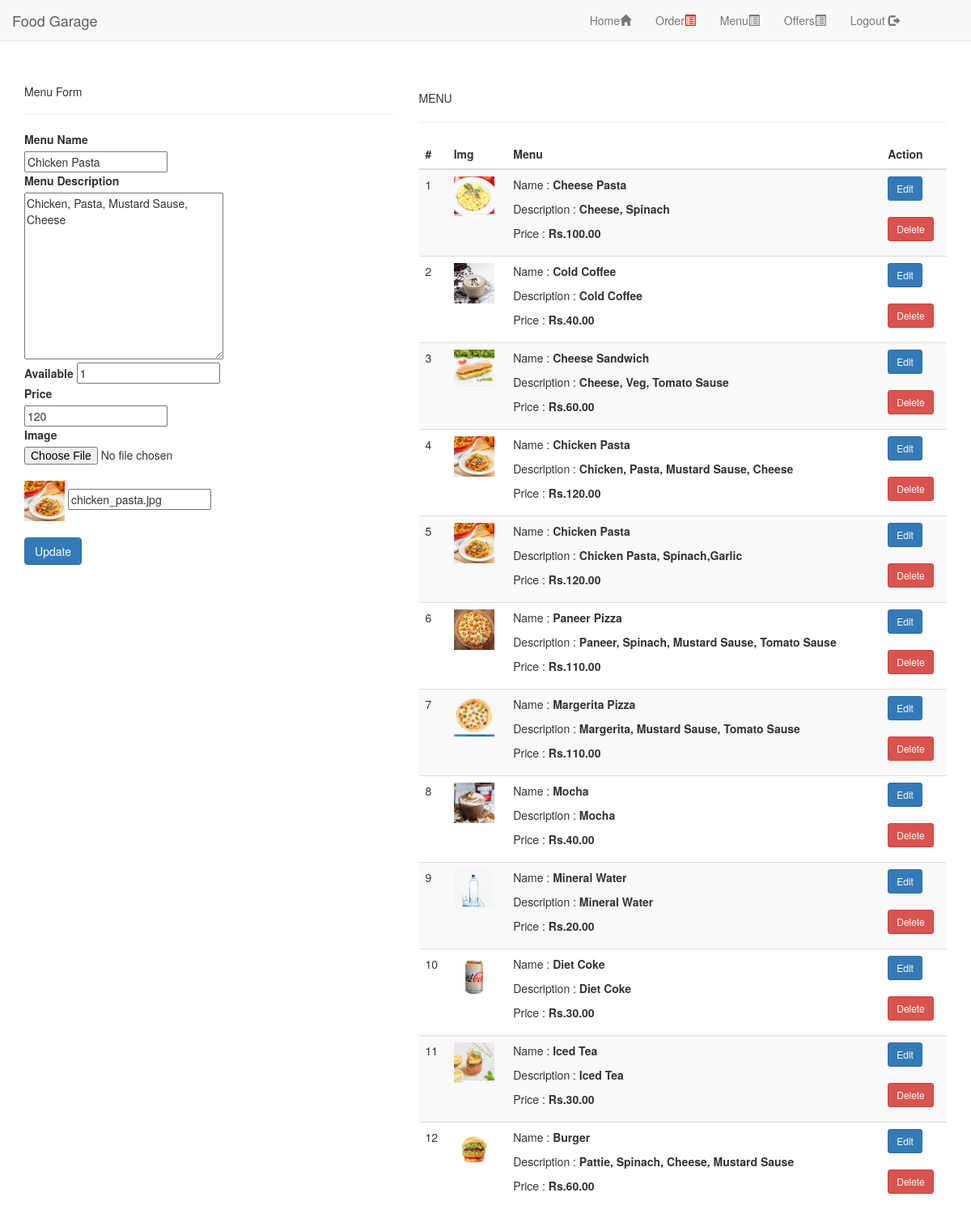
Screenshot of /admin/edit_menu.php?id=2 (signed in) with the database file from the repository.
### tables this page shows
CREATE TABLE `product_list` (
  `id` int(30) NOT NULL,
  `name` varchar(100) NOT NULL,
  `description` text NOT NULL,
  `price` float NOT NULL DEFAULT 0,
  `img_path` text NOT NULL,
  `status` tinyint(1) NOT NULL DEFAULT 1 COMMENT '1 Available'
);

### admin/edit_menu.php (the view, shortened to what this page needs)
<?php
 include('header.php');
include('db.php');
$id = $_GET["id"];
$name="";
$description="";
$price="";
$img_path="";
 $status="";
$res = mysqli_query($conn,"SELECT * FROM `product_list` where id=$id");
while ($row = mysqli_fetch_array($res)) {
    $name = $row["name"];
    $description = $row["description"];
    $price = $row["price"];
    $img_path = $row["img_path"];
     $status = $row["status"];
}
 ?>
<div class="container" style="padding-top:8%;">
<div class="row row-eq-height">
    <div class="col-lg-5 col-md-5 col-12">
        <div class="card">
        <h5 class="card-header">Menu Form</h5>
        <hr>
        <div class="card-body">
        <form name="menu_form" method="post" enctype="multipart/form-data">
            <label for="name">Menu Name</label>
            <br><input type="text" name="name" id="name" value="<?php echo $name; ?>">
            <br><label for="description">Menu Description</label>
            <br><textarea name="description" id="description" cols="30" rows="10"><?php echo $description; ?></textarea>
            <br><label for="status">Available</label>
            <input type="text" name="status" id="status" value="<?php echo $status; ?>">
            <br><label for="price">Price</label>
            <br><input type="text" name="price" id="price" value="<?php echo $price; ?>">
            <br><label for="image">Image</label>
            <input type="file" name="image" id="image"><br><img src="../img/<?php echo $img_path ;?>" width="50px;" height="50px;" >
            <input type="text" name="img_path" value="<?php echo $img_path; ?>">
            <br><br><input type="submit" name="edit_menu_submit" class="btn btn-primary" Value="Update">
        </form>
        </div>
        </div>
    </div>
<div class="col-lg-7 col-md-7 col-12" style="background-clip: padding-box;padding: 15px;background: white;border-radius: 25px;">
        MENU <br><hr>
        <table class="table table-striped">
  <thead>
    <tr>
      <th scope="col">#</th>
      <th scope="col">Img</th>
      <th scope="col">Menu</th>
      <th scope="col">Action</th>
    </tr>
  </thead>
  <tbody>
  <?php
       $i = 1;
        $res = mysqli_query($conn,"SELECT * FROM  product_list order by rand() ");
       while ($row=mysqli_fetch_array($res))  {
         ?>
    <tr>
      <td><?php echo $i++ ?></td>
      <td><img src="../img/<?php echo $row['img_path'] ;?>" width="50px;" height="50px;"></td>
      <td>
                <p>Name : <b><?php echo $row['name'] ?></b></p>
				<p>Description : <b class="truncate"><?php echo $row['description'] ?></b></p>
				<p>Price : <b><?php echo "Rs.".number_format($row['price'],2) ?></b></p>
       </td>
      <td>
      <a href="edit_menu.php?id=<?php echo $row['id']; ?>" class="btn btn-sm btn-primary">  Edit</a>
      <br><br><a href="delete_menu.php?id=<?php echo $row['id']; ?>" class="btn btn-sm btn-danger">Delete</a>
      </td>
    </tr>
    <?php }; ?>
  </tbody>
</table>
</div>
</div>
</div>

### rows the page displays
product_list: name "Chicken Pasta", description "Chicken, Pasta, Mustard Sause, Cheese", status "1", price "120", img_path (picture), img_path "chicken_pasta.jpg", price "120.00"
product_list: img_path (picture), name "Cheese Pasta", description "Cheese, Spinach", price "100.00"
product_list: img_path (picture), name "Cold Coffee", description "Cold Coffee", price "40.00"
product_list: img_path (picture), name "Cheese Sandwich", description "Cheese, Veg, Tomato Sause", price "60.00"
product_list: img_path (picture), name "Chicken Pasta", description "Chicken Pasta, Spinach,Garlic", price "120.00"
product_list: img_path (picture), name "Paneer Pizza", description "Paneer, Spinach, Mustard Sause, Tomato Sause", price "110.00"
product_list: img_path (picture), name "Margerita Pizza", description "Margerita, Mustard Sause, Tomato Sause", price "110.00"
product_list: img_path (picture), name "Mocha", description "Mocha", price "40.00"
product_list: img_path (picture), name "Mineral Water", description "Mineral Water", price "20.00"
product_list: img_path (picture), name "Diet Coke", description "Diet Coke", price "30.00"
product_list: img_path (picture), name "Iced Tea", description "Iced Tea", price "30.00"
product_list: img_path (picture), name "Burger", description "Pattie, Spinach, Cheese, Mustard Sause", price "60.00"
